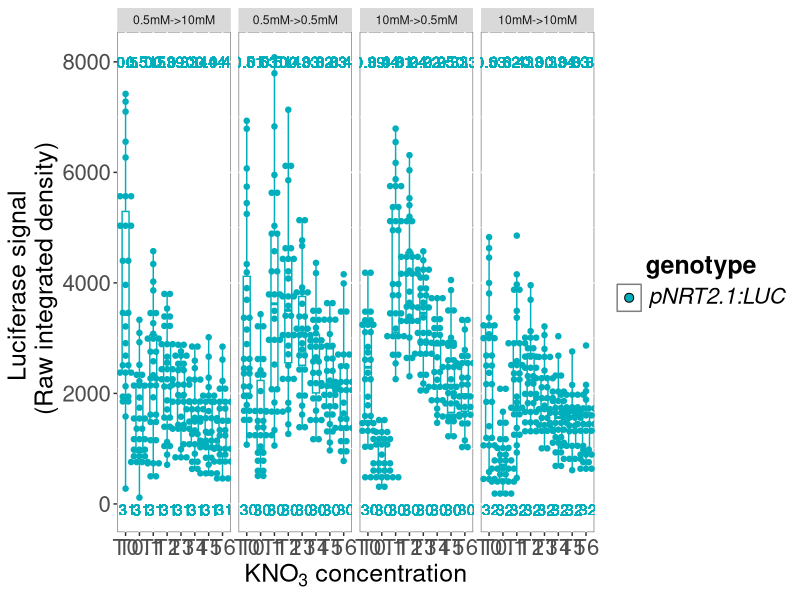
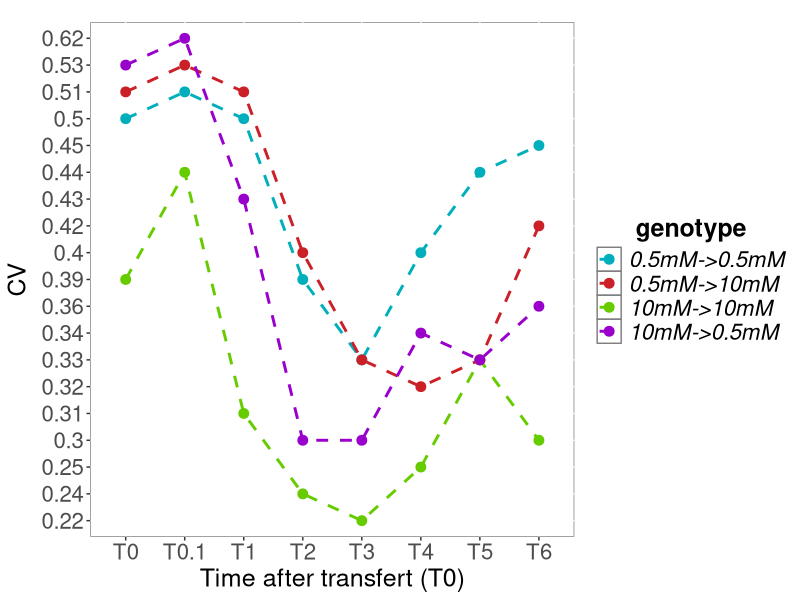
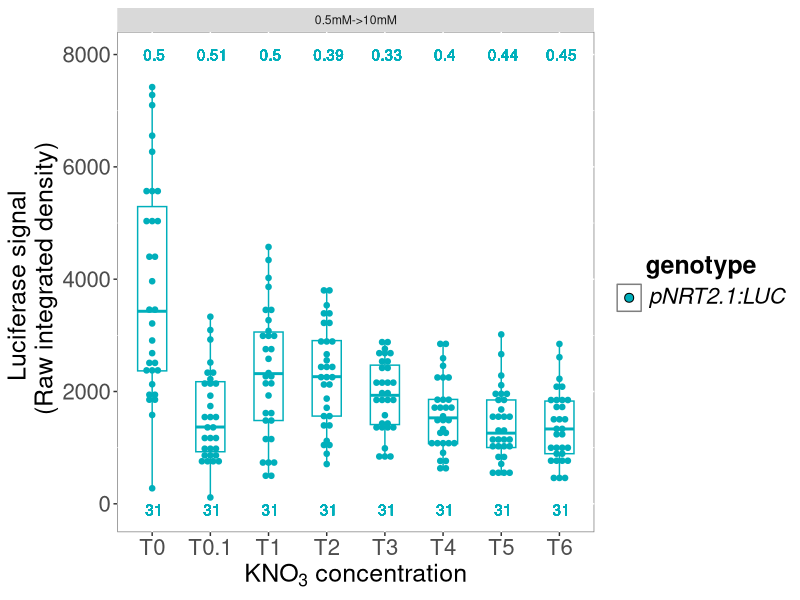
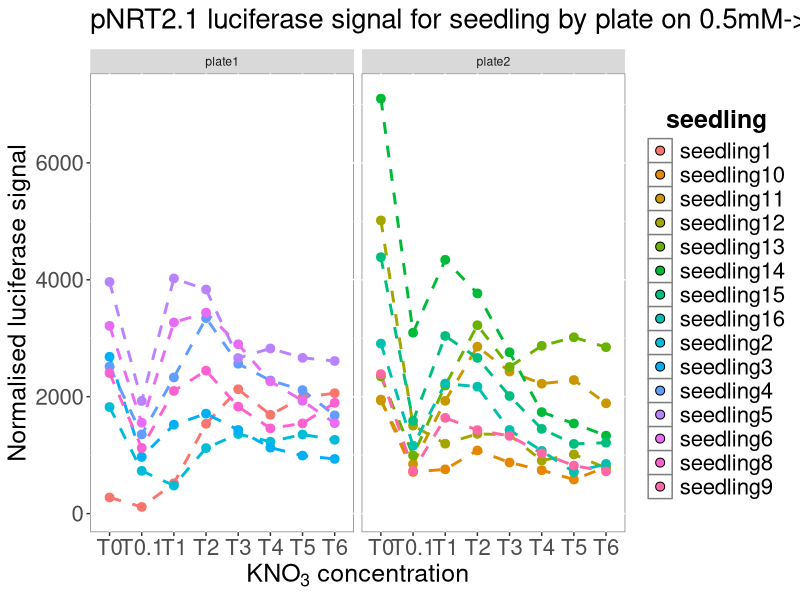
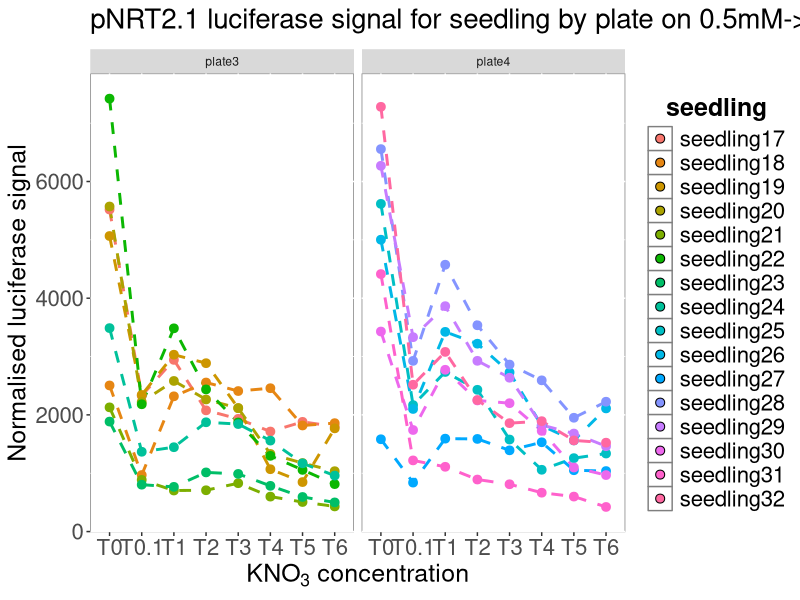
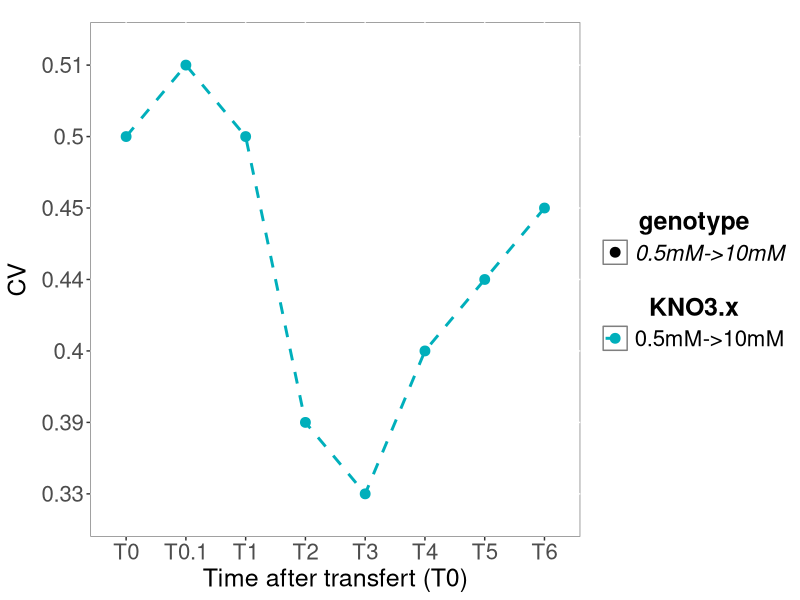
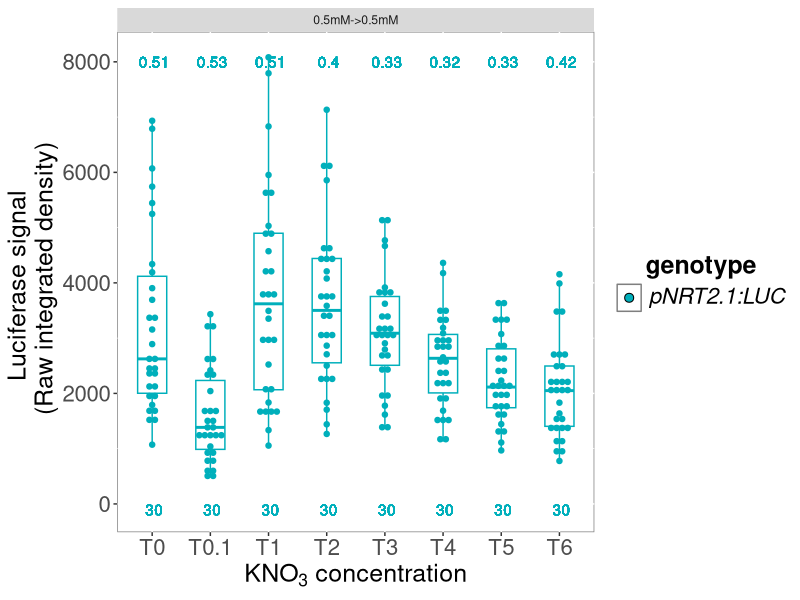
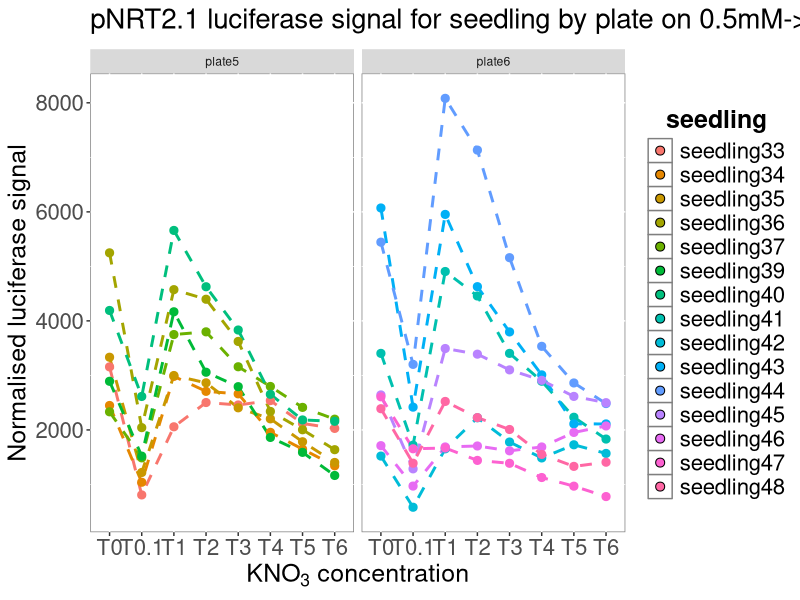

The R script that drew these images, in order: (Note: this script raises an error after producing the figures.)

setwd("/Users/vettoral/Documents/luciferase_imaging_horizontal/AV_25.1_pNRT21_nitrate_starvation/AV_25.1_starvation_pNRT21_luc_allreps/")
getwd()

library(tidyverse)
library(scales)


######## all rep #########"

luc <- read.table("AV_25.1_test_carence_pNRT2_all_reps_V2.txt",
                  header=TRUE, sep='\t') %>% 
  mutate(KNO3=factor(KNO3, levels = c("0.5mM->10mM","0.5mM->0.5mM", "10mM->0.5mM", "10mM->10mM")))

luc_stats <- filter(luc, seedling!="background") %>% 
  group_by(genotype, DAY, KNO3)%>%
  summarise(n=n(),
            CV=sd(RawIntDen_normBackg_normLen, 
                  na.rm = TRUE)/ mean(RawIntDen_normBackg_normLen, na.rm = TRUE),
            mean=mean(RawIntDen_normBackg_normLen, na.rm = TRUE)) %>% 
  unite(Sample, genotype, KNO3, DAY, remove=FALSE) %>% 
  mutate(n=paste("",n),
         CV=paste("", round(CV,2)))

luc$genotype <- fct_relevel(luc$genotype, c("pNRT2.1:LUC"))

levels(luc$genotype)

filter(luc, seedling!="background") %>% 
  unite(Sample, genotype, KNO3, DAY, remove=FALSE) %>% 
  full_join(luc_stats, by="Sample") %>%
  ggplot( aes(x=DAY.x, y=RawIntDen_normBackg_normLen, col=genotype.x))+
  geom_boxplot(aes(color = genotype.x), width = 0.5, position = position_dodge(0.8),
               outlier.shape = NA) +
  geom_dotplot(aes(fill = genotype.x, color = genotype.x), binaxis='y', stackdir='center', 
               dotsize = 1, binwidth = 100, position = position_dodge(0.8))+
  facet_grid(~KNO3.x, scales= "free")+
  scale_fill_manual(values = c("#00AFBB"), name="genotype", 
                    labels=c(expression(italic("pNRT2.1:LUC"))))+
  scale_color_manual(values = c("#00AFBB"))+
  geom_text(aes(label=n , x=DAY.x, y=-100 ),position=position_dodge(0.8)) +
  geom_text(aes(label=CV , x=DAY.x, y=8000 ),position=position_dodge(0.8)) +
  theme(legend.text=element_text(size=16),
        legend.title = element_text(size=18, face="bold"), 
        axis.text=element_text(size=16), 
        axis.title=element_text(size=18),
        plot.title = element_text(size=20,face="bold"),
        legend.key = element_rect(fill = "white"),
        legend.title.align=0.5, 
        panel.background = element_rect(fill = "white", colour = "grey50"))+
  xlab(expression(KNO[3]~concentration)) +
  ylab("Luciferase signal \n (Raw integrated density)") +
  guides(col="none")


ggsave("Luciferase_signal_starvation_AV_25.1_all_rep.jpg")




filter(luc_stats) %>%
  unite(Sample, genotype, KNO3, DAY, remove=FALSE)  %>%
  mutate(DAY=factor(DAY, levels = c("T0", "T0.1","T1", "T2", "T3", "T4", "T5", "T6", "T7")))  %>%
  full_join(luc_stats, by="Sample") %>%
  ggplot( aes(x=DAY.x, y=CV.x, col=KNO3.x))+
  geom_line(aes(group=KNO3.x), linetype="dashed", size=1)+
  geom_point(size=3)+
  scale_color_manual(values = c("#00AFBB", "#CB2027", "#66CC00", "#9900CC"), 
                     name="genotype", 
                     labels=c(expression(italic("0.5mM->0.5mM")),
                              expression(italic("0.5mM->10mM")),
                              expression(italic("10mM->10mM")),
                              expression(italic("10mM->0.5mM"))))+
  theme(legend.text=element_text(size=16),
        legend.title = element_text(size=18, face="bold"), 
        axis.text=element_text(size=16), 
        axis.title=element_text(size=18),
        plot.title = element_text(size=20,face="bold"),
        legend.key = element_rect(fill = "white"),
        legend.title.align=0.5, 
        panel.background = element_rect(fill = "white", colour = "grey50"))+
  xlab("Time after transfert (T0)") +
  ylab("CV") + 
  ggtitle(expression(""))


ggsave("AV_25.1_nitrate_starvation_CV_all_rep.jpg")


############### only 0.5mM->10mM pNRT21 ########

luc <- read.table("AV_25.1_test_carence_pNRT2_all_reps_V2.txt",
                  header=TRUE, sep='\t') %>% 
  mutate(KNO3=factor(KNO3, levels = c("0.5mM->10mM","0.5mM->0.5mM", "10mM->0.5mM", "10mM->10mM")))

luc_stats <- filter(luc, seedling!="background", KNO3!="0.5mM->0.5mM", KNO3!="10mM->0.5mM", KNO3!="10mM->10mM") %>% 
  group_by(genotype, DAY, KNO3)%>%
  summarise(n=n(),
            CV=sd(RawIntDen_normBackg_normLen, 
                  na.rm = TRUE)/ mean(RawIntDen_normBackg_normLen, na.rm = TRUE),
            mean=mean(RawIntDen_normBackg_normLen, na.rm = TRUE)) %>% 
  unite(Sample, genotype, KNO3, DAY, remove=FALSE) %>% 
  mutate(n=paste("",n),
         CV=paste("", round(CV,2)))

luc$genotype <- fct_relevel(luc$genotype, c("pNRT2.1:LUC"))

levels(luc$genotype)

filter(luc, seedling!="background", KNO3!="0.5mM->0.5mM", KNO3!="10mM->0.5mM", KNO3!="10mM->10mM") %>% 
  unite(Sample, genotype, KNO3, DAY, remove=FALSE) %>% 
  full_join(luc_stats, by="Sample") %>%
  ggplot( aes(x=DAY.x, y=RawIntDen_normBackg_normLen, col=genotype.x))+
  geom_boxplot(aes(color = genotype.x), width = 0.5, position = position_dodge(0.8),
               outlier.shape = NA) +
  geom_dotplot(aes(fill = genotype.x, color = genotype.x), binaxis='y', stackdir='center', 
               dotsize = 1, binwidth = 100, position = position_dodge(0.8))+
  facet_grid(~KNO3.x, scales= "free")+
  scale_fill_manual(values = c("#00AFBB"), name="genotype", 
                    labels=c(expression(italic("pNRT2.1:LUC"))))+
  scale_color_manual(values = c("#00AFBB"))+
  geom_text(aes(label=n , x=DAY.x, y=-100 ),position=position_dodge(0.8)) +
  geom_text(aes(label=CV , x=DAY.x, y=8000 ),position=position_dodge(0.8)) +
  theme(legend.text=element_text(size=16),
        legend.title = element_text(size=18, face="bold"), 
        axis.text=element_text(size=16), 
        axis.title=element_text(size=18),
        plot.title = element_text(size=20,face="bold"),
        legend.key = element_rect(fill = "white"),
        legend.title.align=0.5, 
        panel.background = element_rect(fill = "white", colour = "grey50"))+
  xlab(expression(KNO[3]~concentration)) +
  ylab("Luciferase signal \n (Raw integrated density)") +
  guides(col="none")


ggsave("Luc_signal_starvation_25.1_pNRT21_luc_0.5mM_10mM.jpg")


filter(luc, seedling!="background", KNO3!="0.5mM->0.5mM", 
       KNO3!="10mM->0.5mM", KNO3!="10mM->10mM",
       PLATE!="plate3", PLATE!="plate4",) %>% 
  unite(Sample, genotype, KNO3, DAY, remove=FALSE)  %>%
  mutate(DAY=factor(DAY, levels = c("T0", "T0.1", "T1", "T2", "T3", "T4", "T5", "T6", "T7")))  %>%
  ggplot( aes(x=DAY, y=RawIntDen_normBackg_normLen, col=seedling))+
  geom_line(aes(group=seedling), linetype="dashed", 
            size=1)+
  geom_dotplot(aes(fill = seedling, color = seedling), binaxis='y', stackdir='center', 
               dotsize = 1, binwidth = 150, position = position_dodge(0))+
  facet_wrap(~KNO3, scales= "free")+
  theme(legend.text=element_text(size=16),
        legend.title = element_text(size=18, face="bold"), 
        axis.text=element_text(size=16), 
        axis.title=element_text(size=18),
        plot.title = element_text(size=20,face="bold"),
        legend.key = element_rect(fill = "white"),
        legend.title.align=0.5, 
        panel.background = element_rect(fill = "white", colour = "grey50"))+
  xlab(expression(KNO[3]~concentration)) +
  ylab("Normalised luciferase signal") + 
  ggtitle(expression("pNRT2.1 luciferase signal for seedling by plate on 0.5mM->10mM"))+
  facet_grid(.~PLATE, scales = "free") +
  guides(col="none")

ggsave("seedling_signal_PLATE_1and2.jpg")

filter(luc, seedling!="background", KNO3!="0.5mM->0.5mM", 
       KNO3!="10mM->0.5mM", KNO3!="10mM->10mM",
       PLATE!="plate1", PLATE!="plate2",) %>% 
  unite(Sample, genotype, KNO3, DAY, remove=FALSE)  %>%
  mutate(DAY=factor(DAY, levels = c("T0", "T0.1", "T1", "T2", "T3", "T4", "T5", "T6", "T7")))  %>%
  ggplot( aes(x=DAY, y=RawIntDen_normBackg_normLen, col=seedling))+
  geom_line(aes(group=seedling), linetype="dashed", 
            size=1)+
  geom_dotplot(aes(fill = seedling, color = seedling), binaxis='y', stackdir='center', 
               dotsize = 1, binwidth = 150, position = position_dodge(0))+
  facet_wrap(~KNO3, scales= "free")+
  theme(legend.text=element_text(size=16),
        legend.title = element_text(size=18, face="bold"), 
        axis.text=element_text(size=16), 
        axis.title=element_text(size=18),
        plot.title = element_text(size=20,face="bold"),
        legend.key = element_rect(fill = "white"),
        legend.title.align=0.5, 
        panel.background = element_rect(fill = "white", colour = "grey50"))+
  xlab(expression(KNO[3]~concentration)) +
  ylab("Normalised luciferase signal") + 
  ggtitle(expression("pNRT2.1 luciferase signal for seedling by plate on 0.5mM->10mM"))+
  facet_grid(.~PLATE, scales = "free") +
  guides(col="none")

ggsave("seedling_signal_PLATE_3and4.jpg")




filter(luc_stats) %>%
  unite(Sample, genotype, KNO3, DAY, remove=FALSE)  %>%
  mutate(DAY=factor(DAY, levels = c("T0", "T0.1","T1", "T2", "T3", "T4", "T5", "T6", "T7")))  %>%
  full_join(luc_stats, by="Sample") %>%
  ggplot( aes(x=DAY.x, y=CV.x, col=KNO3.x))+
  geom_line(aes(group=KNO3.x), linetype="dashed", size=1)+
  geom_point(aes(fill = KNO3.x, color = KNO3.x), size=3)+
  scale_fill_manual(values = c("#00AFBB"), name="genotype", 
                    labels=c(expression(italic("0.5mM->10mM"))))+
  scale_color_manual(values = c("#00AFBB"))+
  theme(legend.text=element_text(size=16),
        legend.title = element_text(size=18, face="bold"), 
        axis.text=element_text(size=16), 
        axis.title=element_text(size=18),
        plot.title = element_text(size=20,face="bold"),
        legend.key = element_rect(fill = "white"),
        legend.title.align=0.5, 
        panel.background = element_rect(fill = "white", colour = "grey50"))+
  xlab("Time after transfert (T0)") +
  ylab("CV") + 
  ggtitle(expression(""))



ggsave("starvation_CV_0and1mM_pNRT21.jpg")





############### only 0.5mM->0.5mM pNRT21 ########

luc <- read.table("AV_25.1_test_carence_pNRT2_all_reps_V2.txt",
                  header=TRUE, sep='\t') %>% 
  mutate(KNO3=factor(KNO3, levels = c("0.5mM->10mM","0.5mM->0.5mM", "10mM->0.5mM", "10mM->10mM")))

luc_stats <- filter(luc, seedling!="background", KNO3!="0.5mM->10mM", KNO3!="10mM->0.5mM", KNO3!="10mM->10mM") %>% 
  group_by(genotype, DAY, KNO3)%>%
  summarise(n=n(),
            CV=sd(RawIntDen_normBackg_normLen, 
                  na.rm = TRUE)/ mean(RawIntDen_normBackg_normLen, na.rm = TRUE),
            mean=mean(RawIntDen_normBackg_normLen, na.rm = TRUE)) %>% 
  unite(Sample, genotype, KNO3, DAY, remove=FALSE) %>% 
  mutate(n=paste("",n),
         CV=paste("", round(CV,2)))

luc$genotype <- fct_relevel(luc$genotype, c("pNRT2.1:LUC"))

levels(luc$genotype)

filter(luc, seedling!="background", KNO3!="0.5mM->10mM", KNO3!="10mM->0.5mM", KNO3!="10mM->10mM") %>% 
  unite(Sample, genotype, KNO3, DAY, remove=FALSE) %>% 
  full_join(luc_stats, by="Sample") %>%
  ggplot( aes(x=DAY.x, y=RawIntDen_normBackg_normLen, col=genotype.x))+
  geom_boxplot(aes(color = genotype.x), width = 0.5, position = position_dodge(0.8),
               outlier.shape = NA) +
  geom_dotplot(aes(fill = genotype.x, color = genotype.x), binaxis='y', stackdir='center', 
               dotsize = 1, binwidth = 100, position = position_dodge(0.8))+
  facet_grid(~KNO3.x, scales= "free")+
  scale_fill_manual(values = c("#00AFBB"), name="genotype", 
                    labels=c(expression(italic("pNRT2.1:LUC"))))+
  scale_color_manual(values = c("#00AFBB"))+
  geom_text(aes(label=n , x=DAY.x, y=-100 ),position=position_dodge(0.8)) +
  geom_text(aes(label=CV , x=DAY.x, y=8000 ),position=position_dodge(0.8)) +
  theme(legend.text=element_text(size=16),
        legend.title = element_text(size=18, face="bold"), 
        axis.text=element_text(size=16), 
        axis.title=element_text(size=18),
        plot.title = element_text(size=20,face="bold"),
        legend.key = element_rect(fill = "white"),
        legend.title.align=0.5, 
        panel.background = element_rect(fill = "white", colour = "grey50"))+
  xlab(expression(KNO[3]~concentration)) +
  ylab("Luciferase signal \n (Raw integrated density)") +
  guides(col="none")

ggsave("Luc_signal_starvation_25.1_pNRT21_luc_0.5mM_0.5mM.jpg")





filter(luc, seedling!="background", KNO3!="0.5mM->10mM", KNO3!="10mM->0.5mM", 
       KNO3!="10mM->10mM", PLATE!="plate7", PLATE!="plate8") %>% 
  unite(Sample, genotype, KNO3, DAY, remove=FALSE)  %>%
  mutate(DAY=factor(DAY, levels = c("T0", "T0.1", "T1", "T2", "T3", "T4", "T5", "T6", "T7")))  %>%
  ggplot( aes(x=DAY, y=RawIntDen_normBackg_normLen, col=seedling))+
  geom_line(aes(group=seedling), linetype="dashed", 
            size=1)+
  geom_dotplot(aes(fill = seedling, color = seedling), binaxis='y', stackdir='center', 
               dotsize = 1, binwidth = 150, position = position_dodge(0))+
  facet_wrap(~KNO3, scales= "free")+
  theme(legend.text=element_text(size=16),
        legend.title = element_text(size=18, face="bold"), 
        axis.text=element_text(size=16), 
        axis.title=element_text(size=18),
        plot.title = element_text(size=20,face="bold"),
        legend.key = element_rect(fill = "white"),
        legend.title.align=0.5, 
        panel.background = element_rect(fill = "white", colour = "grey50"))+
  xlab(expression(KNO[3]~concentration)) +
  ylab("Normalised luciferase signal") + 
  ggtitle(expression("pNRT2.1 luciferase signal for seedling by plate on 0.5mM->0.5mM"))+
  facet_grid(.~PLATE, scales = "free") +
  guides(col="none")

ggsave("seedling_signal_PLATE_5and6.jpg")


filter(luc, seedling!="background", KNO3!="0.5mM->10mM", KNO3!="10mM->0.5mM", 
       KNO3!="10mM->10mM", PLATE!="plate5", PLATE!="plate6",) %>% 
  unite(Sample, genotype, KNO3, DAY, remove=FALSE)  %>%
  mutate(DAY=factor(DAY, levels = c("T0", "T0.1", "T1", "T2", "T3", "T4", "T5", "T6", "T7")))  %>%
  ggplot( aes(x=DAY, y=RawIntDen_normBackg_normLen, col=seedling))+
  geom_line(aes(group=seedling), linetype="dashed", 
            size=1)+
  geom_dotplot(aes(fill = seedling, color = seedling), binaxis='y', stackdir='center', 
               dotsize = 1, binwidth = 150, position = position_dodge(0))+
  facet_wrap(~KNO3, scales= "free")+
  theme(legend.text=element_text(size=16),
        legend.title = element_text(size=18, face="bold"), 
        axis.text=element_text(size=16), 
        axis.title=element_text(size=18),
        plot.title = element_text(size=20,face="bold"),
        legend.key = element_rect(fill = "white"),
        legend.title.align=0.5, 
        panel.background = element_rect(fill = "white", colour = "grey50"))+
  xlab(expression(KNO[3]~concentration)) +
  ylab("Normalised luciferase signal") + 
  ggtitle(expression("pNRT2.1 luciferase signal for seedling by plate on 0.5mM->0.5mM"))+
  facet_grid(.~PLATE, scales = "free") +
  guides(col="none")

ggsave("seedling_signal_PLATE_7and8.jpg")



### selection seedling for transgeneration ###


filter(luc, seedling!="background", KNO3!="0.5mM->10mM", KNO3!="10mM->0.5mM", 
       KNO3!="10mM->10mM", seedling!="seedling35", seedling!="seedling45",
       seedling!="seedling46", seedling!="seedling49", seedling!="seedling54",
       seedling!="seedling60", DAY!="T0.1") %>% 
  unite(Sample, genotype, KNO3, DAY, remove=FALSE)  %>%
  mutate(DAY=factor(DAY, levels = c("T0", "T0.1", "T1", "T2", "T3", "T4", "T5", "T6", "T7")))  %>%
  ggplot( aes(x=DAY, y=RawIntDen_normBackg_normLen, col=seedling))+
  geom_line(aes(group=seedling), linetype="dashed", 
            size=1)+
  geom_dotplot(aes(fill = seedling, color = seedling), binaxis='y', stackdir='center', 
               dotsize = 1, binwidth = 50, position = position_dodge(0))+
   theme(legend.text=element_text(size=16),
        legend.title = element_text(size=18, face="bold"), 
        axis.text=element_text(size=16), 
        axis.title=element_text(size=18),
        plot.title = element_text(size=20,face="bold"),
        legend.key = element_rect(fill = "white"),
        legend.title.align=0.5, 
        panel.background = element_rect(fill = "white", colour = "grey50"))+
  xlab(expression(KNO[3]~concentration)) +
  ylab("Normalised luciferase signal") + 
  ggtitle(expression("pNRT2.1 luciferase signal for seedling on 0.5mM->0.5mM"))+
  facet_grid(.~KNO3, scales = "free") +
  guides(col="none")


ggsave("seedling_signal_selection_for_transgeneration.jpg")



filter(luc, seedling!="background", KNO3!="0.5mM->10mM", KNO3!="10mM->0.5mM", 
       KNO3!="10mM->10mM", seedling!="seedling35", seedling!="seedling45",
       seedling!="seedling46", seedling!="seedling49", seedling!="seedling54",
       seedling!="seedling60", DAY!="T0.1", DAY!="T0", DAY!="T1", DAY!="T2",
       DAY!="T3", DAY!="T6", DAY!="T5", DAY!="T7") %>% 
  unite(Sample, genotype, KNO3, DAY, remove=FALSE)  %>%
  mutate(DAY=factor(DAY, levels = c("T0", "T0.1", "T1", "T2", "T3", "T4", "T5", "T6", "T7")))  %>%
  ggplot( aes(x=DAY, y=RawIntDen_normBackg_normLen, col=seedling))+
  geom_line(aes(group=seedling), linetype="dashed", 
            size=1)+
  geom_dotplot(aes(fill = seedling, color = seedling), binaxis='y', stackdir='center', 
               dotsize = 1, binwidth = 50, position = position_dodge(0))+
  theme(legend.text=element_text(size=16),
        legend.title = element_text(size=18, face="bold"), 
        axis.text=element_text(size=16), 
        axis.title=element_text(size=18),
        plot.title = element_text(size=20,face="bold"),
        legend.key = element_rect(fill = "white"),
        legend.title.align=0.5, 
        panel.background = element_rect(fill = "white", colour = "grey50"))+
  xlab(expression(KNO[3]~concentration)) +
  ylab("Normalised luciferase signal") + 
  ggtitle(expression("pNRT2.1 luciferase signal for seedling on 0.5mM->0.5mM"))+
  facet_grid(.~PLATE, scales = "free") +
  guides(col="none")

ggsave("seedling_signal_selection_for_transgeneration_T4_only.jpg")



####

luc <- read.table("AV_25_T4_selection_trans.txt",
                  header=TRUE, sep='\t') %>% 
  mutate(KNO3=factor(KNO3, levels = c("0.5mM->0.5mM")))

luc_stats <- filter(luc, seedling!="background") %>% 
  group_by(genotype, DAY, KNO3)%>%
  summarise(n=n(),
            CV=sd(RawIntDen_normBackg_normLen, 
                  na.rm = TRUE)/ mean(RawIntDen_normBackg_normLen, na.rm = TRUE),
            mean=mean(RawIntDen_normBackg_normLen, na.rm = TRUE)) %>% 
  unite(Sample, genotype, KNO3, DAY, remove=FALSE) %>% 
  mutate(n=paste("",n),
         CV=paste("", round(CV,2)))

luc$signal <- fct_relevel(luc$signal, c("low", "medium","high"))

levels(luc$signal)

filter(luc, seedling!="background") %>% 
  unite(Sample, genotype, KNO3, DAY, remove=FALSE)  %>%
  mutate(DAY=factor(DAY, levels = c("T0", "T0.1", "T1", "T2", "T3", "T4", "T5", "T6", "T7")))  %>%
  ggplot( aes(x=DAY, y=RawIntDen_normBackg_normLen, col=signal))+
   geom_dotplot(aes(fill = signal, color = signal), binaxis='y', stackdir='center', 
               dotsize = 1, binwidth = 60, position = position_dodge(0))+
  scale_fill_manual(values = c("#00AFBB","#FFCC00", "#CB2027"), name="signal", 
                    labels=c(expression(italic("low")),
                            expression(italic("medium")),
                              expression(italic("high"))))+
  theme(legend.text=element_text(size=16),
        legend.title = element_text(size=18, face="bold"), 
        axis.text=element_text(size=16), 
        axis.title=element_text(size=18),
        plot.title = element_text(size=20,face="bold"),
        legend.key = element_rect(fill = "white"),
        legend.title.align=0.5, 
        panel.background = element_rect(fill = "white", colour = "grey50"))+
  xlab(expression(KNO[3]~concentration)) +
  ylab("Normalised luciferase signal") + 
  ggtitle(expression("pNRT2.1 luciferase signal for seedling on 0.5mM->0.5mM"))+
  facet_grid(.~DAY, scales = "free") +
  scale_color_manual(values = c("#00AFBB","#FFCC00", "#CB2027"))+
  guides(col="none")

ggsave("signal_selection_T4_3_level.jpg")


###point ###



filter(luc, seedling!="background") %>% 
  unite(Sample, genotype, KNO3, DAY, remove=FALSE)  %>%
  mutate(DAY=factor(DAY, levels = c("T4")))  %>%
  ggplot( aes(x=DAY, y=RawIntDen_normBackg_normLen, col=seedling))+
  geom_line(aes(group=seedling), linetype="dashed", 
            size=1)+
  geom_dotplot(aes(fill = seedling, color = seedling), binaxis='y', stackdir='center', 
               dotsize = 1, binwidth = 50, position = position_dodge(0))+
  theme(legend.text=element_text(size=16),
        legend.title = element_text(size=18, face="bold"), 
        axis.text=element_text(size=16), 
        axis.title=element_text(size=18),
        plot.title = element_text(size=20,face="bold"),
        legend.key = element_rect(fill = "white"),
        legend.title.align=0.5, 
        panel.background = element_rect(fill = "white", colour = "grey50"))+
  xlab(expression(KNO[3]~concentration)) +
  ylab("Normalised luciferase signal") + 
  ggtitle(expression("pNRT2.1 luciferase signal for seedling on 0.5mM->0.5mM"))+
  facet_grid(.~KNO3, scales = "free") +
  guides(col="none")



############### only 10mM->0.5mM pNRT21 ########

luc <- read.table("AV_25.1_test_carence_pNRT2_all_reps_V2.txt",
                  header=TRUE, sep='\t') %>% 
  mutate(KNO3=factor(KNO3, levels = c("0.5mM->10mM","0.5mM->0.5mM", "10mM->0.5mM", "10mM->10mM")))

luc_stats <- filter(luc, seedling!="background", KNO3!="0.5mM->0.5mM", KNO3!="0.5mM->10mM", KNO3!="10mM->10mM") %>% 
  group_by(genotype, DAY, KNO3)%>%
  summarise(n=n(),
            CV=sd(RawIntDen_normBackg_normLen, 
                  na.rm = TRUE)/ mean(RawIntDen_normBackg_normLen, na.rm = TRUE),
            mean=mean(RawIntDen_normBackg_normLen, na.rm = TRUE)) %>% 
  unite(Sample, genotype, KNO3, DAY, remove=FALSE) %>% 
  mutate(n=paste("",n),
         CV=paste("", round(CV,2)))

luc$genotype <- fct_relevel(luc$genotype, c("pNRT2.1:LUC"))

levels(luc$genotype)

filter(luc, seedling!="background", KNO3!="0.5mM->0.5mM", KNO3!="0.5mM->10mM", KNO3!="10mM->10mM") %>% 
  unite(Sample, genotype, KNO3, DAY, remove=FALSE) %>% 
  full_join(luc_stats, by="Sample") %>%
  ggplot( aes(x=DAY.x, y=RawIntDen_normBackg_normLen, col=genotype.x))+
  geom_boxplot(aes(color = genotype.x), width = 0.5, position = position_dodge(0.8),
               outlier.shape = NA) +
  geom_dotplot(aes(fill = genotype.x, color = genotype.x), binaxis='y', stackdir='center', 
               dotsize = 1, binwidth = 100, position = position_dodge(0.8))+
  facet_grid(~KNO3.x, scales= "free")+
  scale_fill_manual(values = c("#00AFBB"), name="genotype", 
                    labels=c(expression(italic("pNRT2.1:LUC"))))+
  scale_color_manual(values = c("#00AFBB"))+
  geom_text(aes(label=n , x=DAY.x, y=-100 ),position=position_dodge(0.8)) +
  geom_text(aes(label=CV , x=DAY.x, y=8000 ),position=position_dodge(0.8)) +
  theme(legend.text=element_text(size=16),
        legend.title = element_text(size=18, face="bold"), 
        axis.text=element_text(size=16), 
        axis.title=element_text(size=18),
        plot.title = element_text(size=20,face="bold"),
        legend.key = element_rect(fill = "white"),
        legend.title.align=0.5, 
        panel.background = element_rect(fill = "white", colour = "grey50"))+
  xlab(expression(KNO[3]~concentration)) +
  ylab("Luciferase signal \n (Raw integrated density)") +
  guides(col="none")

ggsave("Luc_signal_starvation_25.1_pNRT21_luc_10mM_0.5mM.jpg")





filter(luc, seedling!="background", KNO3!="0.5mM->0.5mM", KNO3!="0.5mM->10mM",
       KNO3!="10mM->10mM", PLATE!="plate11", PLATE!="plate12", PLATE!="plate9",
       DAY!="T0.1") %>% 
  unite(Sample, genotype, KNO3, DAY, remove=FALSE)  %>%
  mutate(DAY=factor(DAY, levels = c("T0", "T0.1", "T1", "T2", "T3", "T4", "T5", "T6", "T7")))  %>%
  ggplot( aes(x=DAY, y=RawIntDen_normBackg_normLen, col=seedling))+
  geom_line(aes(group=seedling), linetype="dashed", 
            size=1)+
  geom_dotplot(aes(fill = seedling, color = seedling), binaxis='y', stackdir='center', 
               dotsize = 1, binwidth = 100, position = position_dodge(0))+
  facet_wrap(~KNO3, scales= "free")+
  theme(legend.text=element_text(size=16),
        legend.title = element_text(size=18, face="bold"), 
        axis.text=element_text(size=16), 
        axis.title=element_text(size=18),
        plot.title = element_text(size=20,face="bold"),
        legend.key = element_rect(fill = "white"),
        legend.title.align=0.5, 
        panel.background = element_rect(fill = "white", colour = "grey50"))+
  xlab(expression(KNO[3]~concentration)) +
  ylab("Normalised luciferase signal") + 
  ggtitle(expression("pNRT2.1 luciferase signal for seedling by plate on 10mM->0.5mM"))+
  facet_grid(.~PLATE, scales = "free") +
  guides(col="none")

ggsave("seedling_signal_PLATE_10_10vers0.5.jpg")



filter(luc, seedling!="background", KNO3!="0.5mM->0.5mM", KNO3!="0.5mM->10mM",
       KNO3!="10mM->10mM", PLATE!="plate9", PLATE!="plate10",) %>% 
  unite(Sample, genotype, KNO3, DAY, remove=FALSE)  %>%
  mutate(DAY=factor(DAY, levels = c("T0", "T0.1", "T1", "T2", "T3", "T4", "T5", "T6", "T7")))  %>%
  ggplot( aes(x=DAY, y=RawIntDen_normBackg_normLen, col=seedling))+
  geom_line(aes(group=seedling), linetype="dashed", 
            size=1)+
  geom_dotplot(aes(fill = seedling, color = seedling), binaxis='y', stackdir='center', 
               dotsize = 1, binwidth = 150, position = position_dodge(0))+
  facet_wrap(~KNO3, scales= "free")+
  theme(legend.text=element_text(size=16),
        legend.title = element_text(size=18, face="bold"), 
        axis.text=element_text(size=16), 
        axis.title=element_text(size=18),
        plot.title = element_text(size=20,face="bold"),
        legend.key = element_rect(fill = "white"),
        legend.title.align=0.5, 
        panel.background = element_rect(fill = "white", colour = "grey50"))+
  xlab(expression(KNO[3]~concentration)) +
  ylab("Normalised luciferase signal") + 
  ggtitle(expression("pNRT2.1 luciferase signal for seedling by plate on 10mM->0.5mM"))+
  facet_grid(.~PLATE, scales = "free") +
  guides(col="none")

ggsave("seedling_signal_PLATE_11and12.jpg")



############### only 10mM->10mM pNRT21 ########

luc <- read.table("AV_25.1_test_carence_pNRT2_all_reps_V2.txt",
                  header=TRUE, sep='\t') %>% 
  mutate(KNO3=factor(KNO3, levels = c("0.5mM->10mM","0.5mM->0.5mM", "10mM->0.5mM", "10mM->10mM")))

luc_stats <- filter(luc, seedling!="background", KNO3!="0.5mM->10mM", KNO3!="0.5mM->0.5mM", KNO3!="10mM->0.5mM") %>% 
  group_by(genotype, DAY, KNO3)%>%
  summarise(n=n(),
            CV=sd(RawIntDen_normBackg_normLen, 
                  na.rm = TRUE)/ mean(RawIntDen_normBackg_normLen, na.rm = TRUE),
            mean=mean(RawIntDen_normBackg_normLen, na.rm = TRUE)) %>% 
  unite(Sample, genotype, KNO3, DAY, remove=FALSE) %>% 
  mutate(n=paste("",n),
         CV=paste("", round(CV,2)))

luc$genotype <- fct_relevel(luc$genotype, c("pNRT2.1:LUC"))

levels(luc$genotype)

filter(luc, seedling!="background", KNO3!="0.5mM->10mM", KNO3!="0.5mM->0.5mM", KNO3!="10mM->0.5mM") %>% 
  unite(Sample, genotype, KNO3, DAY, remove=FALSE) %>% 
  full_join(luc_stats, by="Sample") %>%
  ggplot( aes(x=DAY.x, y=RawIntDen_normBackg_normLen, col=genotype.x))+
  geom_boxplot(aes(color = genotype.x), width = 0.5, position = position_dodge(0.8),
               outlier.shape = NA) +
  geom_dotplot(aes(fill = genotype.x, color = genotype.x), binaxis='y', stackdir='center', 
               dotsize = 1, binwidth = 100, position = position_dodge(0.8))+
  facet_grid(~KNO3.x, scales= "free")+
  scale_fill_manual(values = c("#00AFBB"), name="genotype", 
                    labels=c(expression(italic("pNRT2.1:LUC"))))+
  scale_color_manual(values = c("#00AFBB"))+
  geom_text(aes(label=n , x=DAY.x, y=-100 ),position=position_dodge(0.8)) +
  geom_text(aes(label=CV , x=DAY.x, y=8000 ),position=position_dodge(0.8)) +
  theme(legend.text=element_text(size=16),
        legend.title = element_text(size=18, face="bold"), 
        axis.text=element_text(size=16), 
        axis.title=element_text(size=18),
        plot.title = element_text(size=20,face="bold"),
        legend.key = element_rect(fill = "white"),
        legend.title.align=0.5, 
        panel.background = element_rect(fill = "white", colour = "grey50"))+
  xlab(expression(KNO[3]~concentration)) +
  ylab("Luciferase signal \n (Raw integrated density)") +
  guides(col="none")

ggsave("Luc_signal_starvation_25.1_pNRT21_luc_10mM_10mM.jpg")





filter(luc, seedling!="background", KNO3!="0.5mM->10mM", KNO3!="0.5mM->0.5mM", 
       KNO3!="10mM->0.5mM", PLATE!="plate15", PLATE!="plate16",) %>% 
  unite(Sample, genotype, KNO3, DAY, remove=FALSE)  %>%
  mutate(DAY=factor(DAY, levels = c("T0", "T0.1", "T1", "T2", "T3", "T4", "T5", "T6", "T7")))  %>%
  ggplot( aes(x=DAY, y=RawIntDen_normBackg_normLen, col=seedling))+
  geom_line(aes(group=seedling), linetype="dashed", 
            size=1)+
  geom_dotplot(aes(fill = seedling, color = seedling), binaxis='y', stackdir='center', 
               dotsize = 1, binwidth = 120, position = position_dodge(0))+
  facet_wrap(~KNO3, scales= "free")+
  theme(legend.text=element_text(size=16),
        legend.title = element_text(size=18, face="bold"), 
        axis.text=element_text(size=16), 
        axis.title=element_text(size=18),
        plot.title = element_text(size=20,face="bold"),
        legend.key = element_rect(fill = "white"),
        legend.title.align=0.5, 
        panel.background = element_rect(fill = "white", colour = "grey50"))+
  xlab(expression(KNO[3]~concentration)) +
  ylab("Normalised luciferase signal") + 
  ggtitle(expression("pNRT2.1 luciferase signal for seedling by plate on 10mM->10mM"))+
  facet_grid(.~PLATE, scales = "free") +
  guides(col="none")

ggsave("seedling_signal_PLATE_13and14.jpg")


filter(luc, seedling!="background", DAY!="T0.1", KNO3!="0.5mM->10mM", KNO3!="0.5mM->0.5mM", 
       KNO3!="10mM->0.5mM", PLATE!="plate13", PLATE!="plate14", PLATE!="plate16") %>% 
  unite(Sample, genotype, KNO3, DAY, remove=FALSE)  %>%
  mutate(DAY=factor(DAY, levels = c("T0", "T0.1", "T1", "T2", "T3", "T4", "T5", "T6", "T7")))  %>%
  ggplot( aes(x=DAY, y=RawIntDen_normBackg_normLen, col=seedling))+
  geom_line(aes(group=seedling), linetype="dashed", 
            size=1)+
  geom_dotplot(aes(fill = seedling, color = seedling), binaxis='y', stackdir='center', 
               dotsize = 1, binwidth = 120, position = position_dodge(0))+
  facet_wrap(~KNO3, scales= "free")+
  theme(legend.text=element_text(size=16),
        legend.title = element_text(size=18, face="bold"), 
        axis.text=element_text(size=16), 
        axis.title=element_text(size=18),
        plot.title = element_text(size=20,face="bold"),
        legend.key = element_rect(fill = "white"),
        legend.title.align=0.5, 
        panel.background = element_rect(fill = "white", colour = "grey50"))+
  xlab(expression(KNO[3]~concentration)) +
  ylab("Normalised luciferase signal") + 
  ggtitle(expression("pNRT2.1 luciferase signal for seedling by plate on 10mM->10mM"))+
  facet_grid(.~PLATE, scales = "free") +
  guides(col="none")

ggsave("seedling_signal_PLATE_15and16.jpg")


#### CV ####


luc <- read.table("AV_25.1_test_carence_pNRT2_all_reps_V2.txt",
                  header=TRUE, sep='\t') %>% 
  mutate(KNO3=factor(KNO3, levels = c("0.5mM->10mM","0.5mM->0.5mM", "10mM->0.5mM",
                                      "10mM->10mM")))

luc_stats <- filter(luc, seedling!="background", DAY!='T0.1') %>% 
  group_by(genotype, DAY, KNO3)%>%
  summarise(CV=sd(RawIntDen_normBackg_normLen, 
                  na.rm = TRUE)/ mean(RawIntDen_normBackg_normLen, na.rm = TRUE)) %>% 
  unite(Sample, genotype, KNO3, DAY, remove=FALSE)

filter(luc, seedling!="background", DAY!='T0.1') %>%
  unite(Sample, genotype, KNO3, DAY, remove=FALSE)  %>%
  mutate(DAY=factor(DAY, levels = c("T0", "T0.1", "T1", "T2", "T3", "T4", 
                                    "T5", "T6", "T7")))  %>%
  full_join(luc_stats, by="Sample") %>%
  ggplot( aes(x=DAY.x, y=CV, col=KNO3.x))+
  geom_line(aes(group=KNO3.x), linetype="dashed", size=1)+
  geom_point(aes(fill = KNO3.x, color = KNO3.x), size=3)+
  theme(legend.text=element_text(size=16),
        legend.title = element_text(size=18, face="bold"), 
        axis.text=element_text(size=16), 
        axis.title=element_text(size=18),
        plot.title = element_text(size=20,face="bold"),
        legend.key = element_rect(fill = "white"),
        legend.title.align=0.5, 
        panel.background = element_rect(fill = "white", colour = "grey50"))+
  xlab("Time") +
  ylab("CV") + 
  ggtitle(expression(""))





######## mean signal ########


luc <- read.table("AV_25.1_test_carence_pNRT2_all_reps_V2.txt",
                  header=TRUE, sep='\t') %>% 
  mutate(KNO3=factor(KNO3, levels = c("0.5mM->10mM","0.5mM->0.5mM", "10mM->0.5mM",
                                      "10mM->10mM")))

luc_stats <- filter(luc, seedling!="background", DAY!='T0.1') %>% 
  group_by(genotype, DAY, KNO3)%>%
  summarise(signalmean=mean(RawIntDen_normBackg_normLen, na.rm = TRUE)) %>% 
  unite(Sample, genotype, KNO3, DAY, remove=FALSE)

filter(luc, seedling!="background", DAY!="T0.1") %>%
  unite(Sample, genotype, KNO3, DAY, remove=FALSE)  %>%
  mutate(DAY=factor(DAY, levels = c("T0", "T0.1", "T1", "T2", "T3", "T4", 
                                    "T5", "T6", "T7")))  %>%
  full_join(luc_stats, by="Sample") %>%
  ggplot( aes(x=DAY.x, y=signalmean, col=KNO3.x))+
  geom_line(aes(group=KNO3.x), linetype="dashed", size=1)+
  geom_point(aes(fill = KNO3.x, color = KNO3.x), size=3)+
  theme(legend.text=element_text(size=16),
        legend.title = element_text(size=18, face="bold"), 
        axis.text=element_text(size=16), 
        axis.title=element_text(size=18),
        plot.title = element_text(size=20,face="bold"),
        legend.key = element_rect(fill = "white"),
        legend.title.align=0.5, 
        panel.background = element_rect(fill = "white", colour = "grey50"))+
  xlab("Time") +
  ylab("mean_signal_luc") + 
  ggtitle(expression(""))





###### seedling filter  ###



luc <- read.table("AV_25.1_test_carence_pNRT2_all_reps_V2.txt",
                  header=TRUE, sep='\t') %>% 
  mutate(KNO3=factor(KNO3, levels = c("0.5mM->10mM","0.5mM->0.5mM", "10mM->0.5mM",
                                      "10mM->10mM")))

luc_stats <- filter(luc, seedling!="background", KNO3!="0.5mM->10mM",
                    KNO3!="10mM->10mM", KNO3!="10mM->0.5mM") %>% 
  group_by(genotype, DAY, KNO3)%>%
  summarise(n=n(),
            CV=sd(RawIntDen_normBackg_normLen, 
                  na.rm = TRUE)/ mean(RawIntDen_normBackg_normLen, na.rm = TRUE),
            mean=mean(RawIntDen_normBackg_normLen, na.rm = TRUE)) %>% 
  unite(Sample, genotype, KNO3, DAY, remove=FALSE) %>% 
  mutate(n=paste("",n),
         CV=paste("", round(CV,2)))

luc$genotype <- fct_relevel(luc$genotype, c("pNRT2.1:LUC"))

levels(luc$genotype)

filter(luc, seedling!="background", DAY!="T0.1", KNO3!="0.5mM->10mM", 
       KNO3!="0.5mM->0.5mM", 
        PLATE!="plate13", PLATE!="plate14", PLATE!="plate16",
       PLATE!="plate10", PLATE!="plate11", PLATE!="plate12",
       DAY!="T7") %>%
  unite(Sample, genotype, KNO3, DAY, remove=FALSE)  %>%
  mutate(DAY=factor(DAY, levels = c("T0", "T0.1", "T1", "T2", "T3", "T4", 
                                    "T5", "T6", "T7")))  %>%
  ggplot( aes(x=DAY, y=RawIntDen_normBackg_normLen, col=KNO3))+
  geom_line(aes(group=seedling), linetype="dashed", size=1)+
  geom_dotplot(aes(fill = KNO3, color = KNO3), binaxis='y', stackdir='center', 
               dotsize = 1, binwidth = 120, position = position_dodge(0))+
    theme(legend.text=element_text(size=16),
        legend.title = element_text(size=18, face="bold"), 
        axis.text=element_text(size=16), 
        axis.title=element_text(size=18),
        plot.title = element_text(size=20,face="bold"),
        legend.key = element_rect(fill = "white"),
        legend.title.align=0.5, 
        panel.background = element_rect(fill = "white", colour = "grey50"))+
  xlab(expression(KNO[3]~concentration)) +
  ylab("Normalised luciferase signal") + 
  ggtitle(expression("pNRT2.1 luciferase signal for seedling by plate on 10mM->10mM"))+
  facet_grid(.~genotype, scales = "free") +
  guides(col="none")

ggsave("Luc_signal_starvation_25.1_pNRT21_luc_.jpg")
